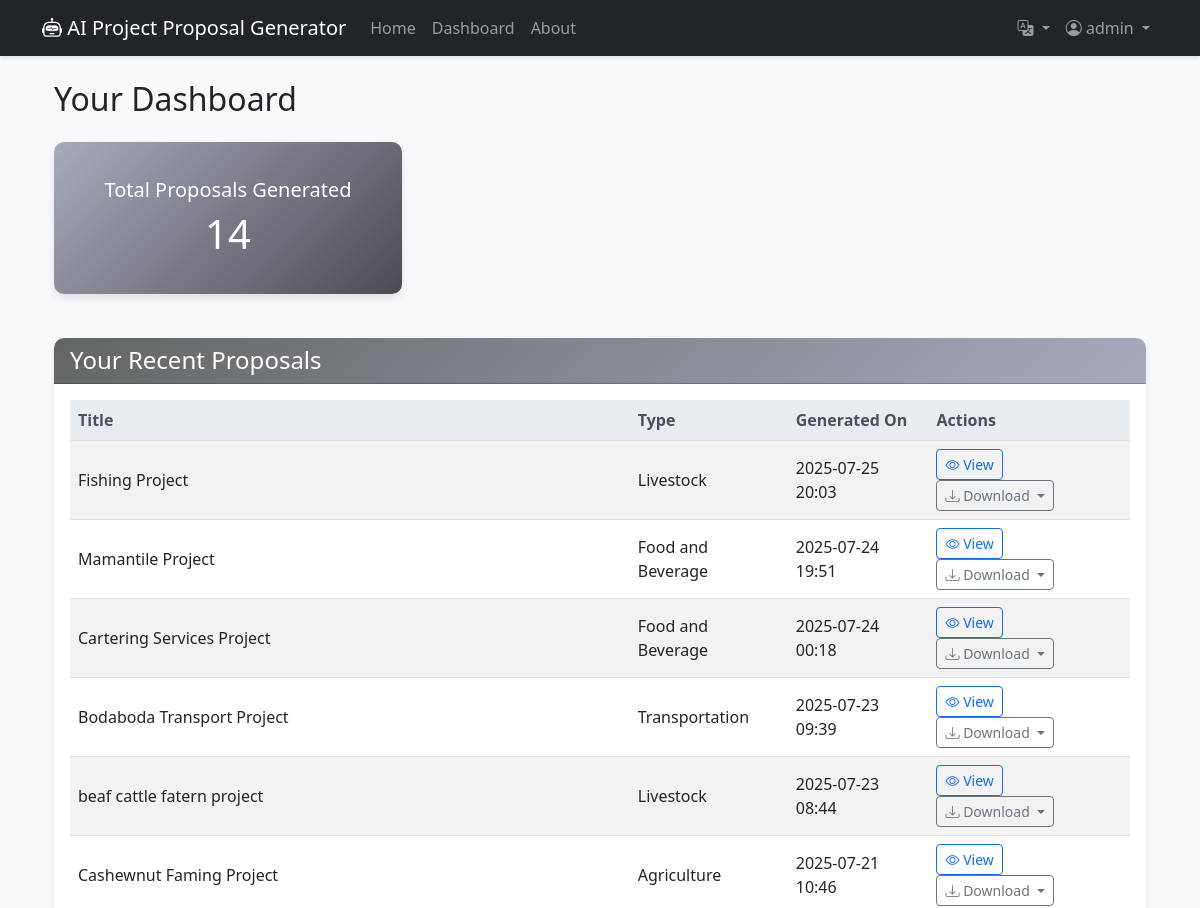
/dashboard (signed in, upper part), run on an earlier commit of the app's database.
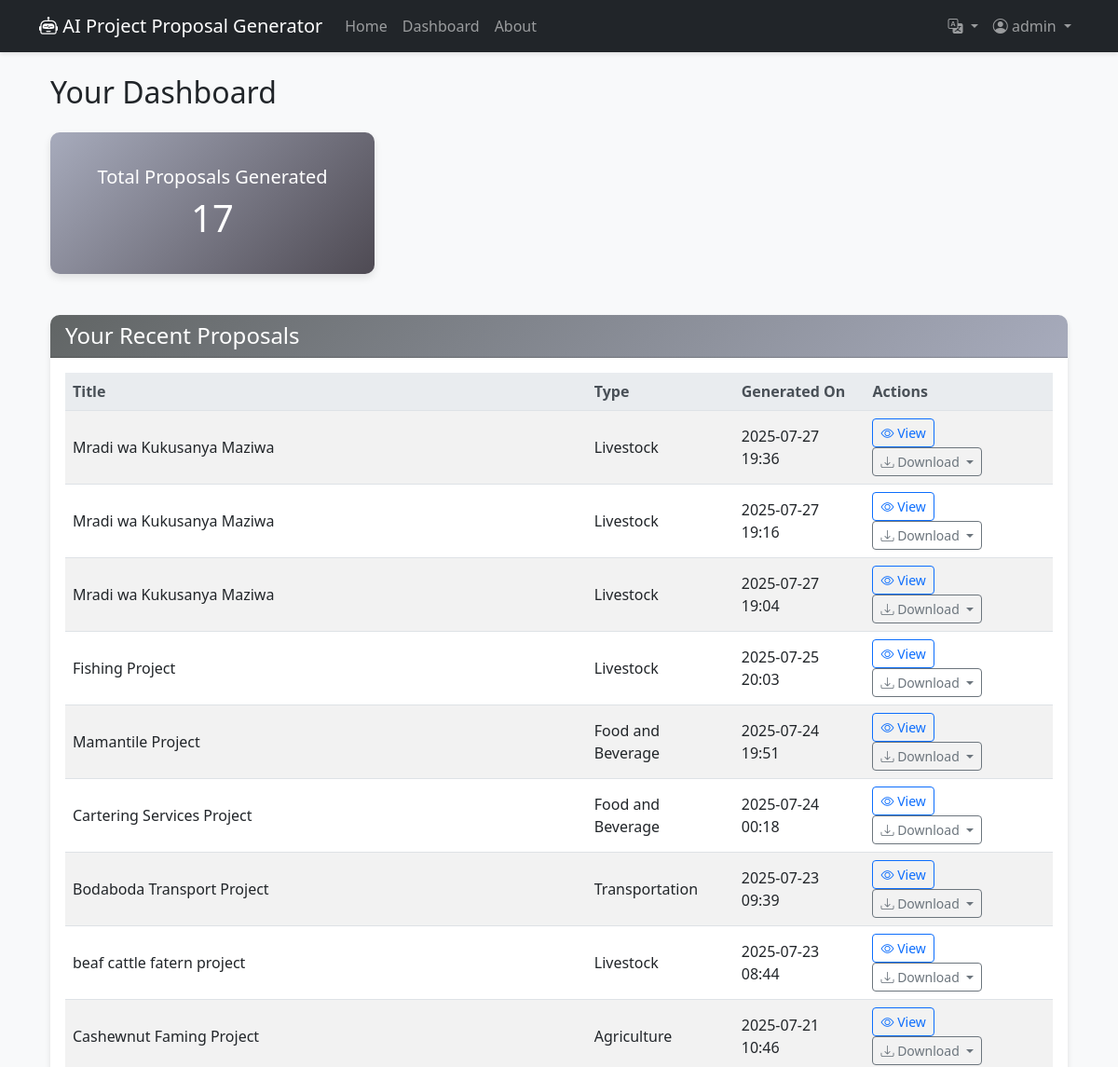
And on a later commit of the database.
### app/models.py (models this page shows)
class Proposal(db.Model):
    id = db.Column(db.Integer, primary_key=True)
    title = db.Column(db.String(100), nullable=False)
    content = db.Column(db.Text, nullable=False)
    project_type = db.Column(db.String(50))
    generated_at = db.Column(db.DateTime, nullable=False, default=datetime.utcnow)
    user_id = db.Column(db.Integer, db.ForeignKey('user.id'), nullable=False)

### app/main/routes.py (the view)
@main_bp.route('/dashboard')
@login_required
def dashboard():
    proposals = db.session.query(Proposal)\
                  .filter_by(user_id=current_user.id)\
                  .order_by(Proposal.generated_at.desc())\
                  .all()
    return render_template('main/dashboard.html', proposals=proposals)

### app/models.py (called while the page is built)
@login_manager.user_loader
def load_user(user_id):
    return User.query.get(int(user_id))

### app/templates/main/dashboard.html (shortened to what this page needs)
{% extends "main/base.html" %}
{% block content %}
<div class="container mt-4">
    <h2 class="mb-4">{{_("Your Dashboard")}}</h2>
    <div class="row mb-4">
        <div class="col-md-4">
            <div class="card bg-primary text-white dashboard-card">
                <div class="card-body">
                    <h5 class="card-title">{{_("Total Proposals Generated")}}</h5>
                    <h3 class="card-text">{{ proposals|length }}</h3>
                </div>
            </div>
        </div>
    </div>
    <div class="card">
        <div class="card-header">
            <h4 class="text-white mb-0">{{_("Your Recent Proposals")}}</h4>
        </div>
        <div class="card-body">
            {% if proposals %}
            <div class="table-responsive">
                <table class="table table-hover table-striped">
                    <thead>
                        <tr>
                            <th>Title</th>
                            <th>Type</th>
                            <th>Generated On</th>
                            <th>Actions</th>
                        </tr>
                    </thead>
                    <tbody>
                        {% for proposal in proposals %}
                        <tr>
                            <td>{{ proposal.title }}</td>
                            <td>{{ proposal.project_type if proposal.project_type else 'N/A' }}</td>
                            <td>{{ moment(proposal.generated_at).format('YYYY-MM-DD HH:mm') }}</td>
                            <td>
                                <a href="{{ url_for('main.view_proposal', proposal_id=proposal.id) }}"
                                   class="btn btn-sm btn-outline-primary me-1" title="View Proposal">
                                    <i class="bi bi-eye"></i> View
                                </a>
                                <div class="dropdown d-inline-block">
                                    <button class="btn btn-sm btn-outline-secondary dropdown-toggle" type="button" id="downloadDropdown{{ proposal.id }}" data-bs-toggle="dropdown" aria-expanded="false">
                                        <i class="bi bi-download"></i> {{_("Download")}}
                                    </button>
                                </div>
                            </td>
                        </tr>
                        {% endfor %}
                    </tbody>
                </table>
            </div>
            {% else %}
            <p class="text-center">You haven't generated any proposals yet. <a href="{{ url_for('main.index') }}">{{_("Start generating one now!")}}</a></p>
            {% endif %}
        </div>
    </div>
</div>
{% endblock %}

What changed in the data, as far as the page shows it:
added Proposal: title "Mradi wa Kukusanya Maziwa", project_type "Livestock", generated_at "2025-07-27 19:36"
added Proposal: title "Mradi wa Kukusanya Maziwa", project_type "Livestock", generated_at "2025-07-27 19:16"
added Proposal: title "Mradi wa Kukusanya Maziwa", project_type "Livestock", generated_at "2025-07-27 19:04"
Also different on the page:
{{ proposals|length }}: "14" → "17"
